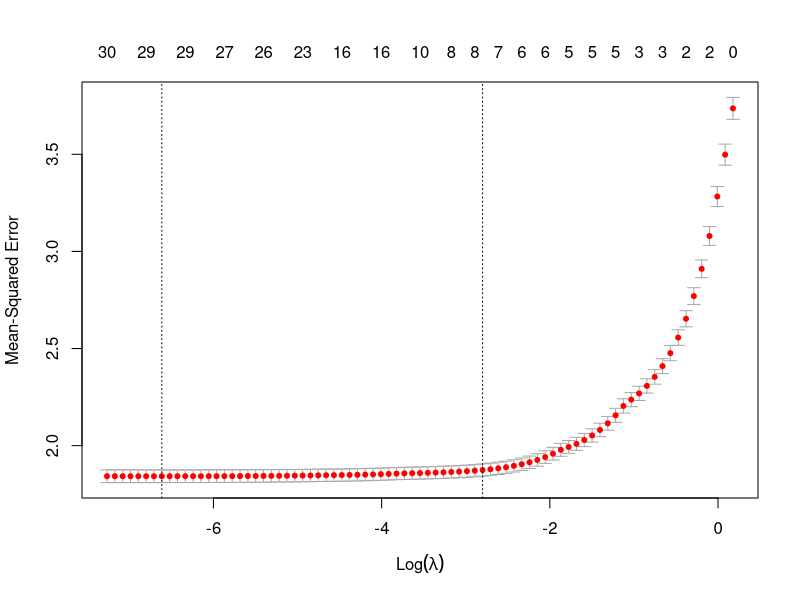

R code for this plot:
library(glmnet)

?glmnet

setwd("/Users/mogrysko/Documents/Coursework/DataScience/DSP/data3")
df_bat2 <- read.csv(file="df_comb_prev_next_3_bat_R.csv", header=TRUE)

#check col names
colnames(df_bat2)

#define response variable
y <- df_bat2$Next_WAR

#define matrix of predictor variables
x <- data.matrix(df_bat2[, c('WAR','Season','Age','Team','Lg','G','PA','AB','R','H','X1B','X2B','X3B','HR','RBI','SB','CS','BB','SO','OPS.','TB','GIDP','HBP','SH','SF','IBB','Prev_WAR','Max_WAR','Max_WAR_Age','Pos_Cat','Season_WAR_Class','Prev_WAR_Class','Team_WL','Games_played','war_season','player_season','war_corr')])

#perform k-fold cross-validation to find optimal lambda value
cv_model <- cv.glmnet(x, y, alpha = 1)

#find optimal lambda value that minimizes test MSE
best_lambda <- cv_model$lambda.min
best_lambda

#produce plot of test MSE by lambda value
plot(cv_model) 

#find coefficients of best model
best_model <- glmnet(x, y, alpha = 1, lambda = best_lambda)
coef(best_model)

#use fitted best model to make predictions
y_predicted <- predict(best_model, s = best_lambda, newx = x)


#find SST and SSE
sst <- sum((y - mean(y))^2)
sse <- sum((y_predicted - y)^2)

#find R-Squared
rsq <- 1 - sse/sst
rsq

#[1] 0.5099058



#trying with fewer predictors

#define matrix of predictor variables
#x <- data.matrix(df_bat2[, c("Age","X1B","SB","BB","Max_WAR","Max_WAR_Age","Pos_Cat","Prev_WAR_Class","war_season")])

#perform k-fold cross-validation to find optimal lambda value
#cv_model <- cv.glmnet(x, y, alpha = 1)

#find optimal lambda value that minimizes test MSE
#best_lambda <- cv_model$lambda.min
#best_lambda

#produce plot of test MSE by lambda value
#plot(cv_model) 

#find coefficients of best model
#best_model <- glmnet(x, y, alpha = 1, lambda = best_lambda)
#coef(best_model)

#use fitted best model to make predictions
#y_predicted <- predict(best_model, s = best_lambda, newx = x)

#find SST and SSE
#sst <- sum((y - mean(y))^2)
#sse <- sum((y_predicted - y)^2)

#find R-Squared
#rsq <- 1 - sse/sst
#rsq

#[1] 0.5070093


